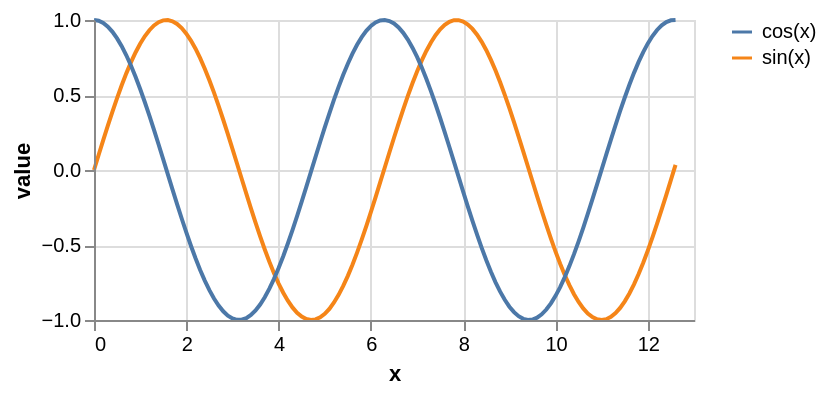

Here is the Vega-Lite specification saved for this chart:
### Vega specification from a JSON file in a GitHub repository (floating-point values rounded to 4 significant figures)
{"$schema": "https://vega.github.io/schema/vega/v5.json", "description": "Plots two functions using a generated sequence.", "autosize": "pad", "padding": 5, "width": 300, "height": 150, "style": "cell", "data": [{"name": "source_0", "transform": [{"type": "sequence", "start": 0, "stop": 12.7, "step": 0.1, "as": "x"}, {"type": "formula", "expr": "sin(datum.x)", "as": "sin(x)"}, {"type": "formula", "expr": "cos(datum.x)", "as": "cos(x)"}, {"type": "fold", "fields": ["sin(x)", "cos(x)"], "as": ["key", "value"]}]}], "marks": [{"name": "pathgroup", "type": "group", "from": {"facet": {"name": "faceted_path_main", "data": "source_0", "groupby": ["key"]}}, "encode": {"update": {"width": {"field": {"group": "width"}}, "height": {"field": {"group": "height"}}}}, "marks": [{"name": "marks", "type": "line", "style": ["line"], "sort": {"field": "datum[\"x\"]"}, "from": {"data": "faceted_path_main"}, "encode": {"update": {"stroke": {"scale": "color", "field": "key"}, "tooltip": {"signal": "{\"x\": format(datum[\"x\"], \"\"), \"value\": format(datum[\"value\"], \"\"), \"key\": datum[\"key\"]}"}, "x": {"scale": "x", "field": "x"}, "y": {"scale": "y", "field": "value"}, "defined": {"signal": "datum[\"x\"] !== null && !isNaN(datum[\"x\"]) && datum[\"value\"] !== null && !isNaN(datum[\"value\"])"}}}}]}], "scales": [{"name": "x", "type": "linear", "domain": {"data": "source_0", "field": "x"}, "range": [0, {"signal": "width"}], "nice": true, "zero": false}, {"name": "y", "type": "linear", "domain": {"data": "source_0", "field": "value"}, "range": [{"signal": "height"}, 0], "nice": true, "zero": true}, {"name": "color", "type": "ordinal", "domain": {"data": "source_0", "field": "key", "sort": true}, "range": "category"}], "axes": [{"scale": "x", "orient": "bottom", "grid": false, "title": "x", "labelFlush": true, "labelOverlap": true, "tickCount": {"signal": "ceil(width/40)"}, "zindex": 1}, {"scale": "x", "orient": "bottom", "gridScale": "y", "grid": true, "tickCount": {"signal": "ceil(width/40)"}, "domain": false, "labels": false, "maxExtent": 0, "minExtent": 0, "ticks": false, "zindex": 0}, {"scale": "y", "orient": "left", "grid": false, "title": "value", "labelOverlap": true, "tickCount": {"signal": "ceil(height/40)"}, "zindex": 1}, {"scale": "y", "orient": "left", "gridScale": "x", "grid": true, "tickCount": {"signal": "ceil(height/40)"}, "domain": false, "labels": false, "maxExtent": 0, "minExtent": 0, "ticks": false, "zindex": 0}], "legends": [{"stroke": "color", "gradientLength": {"signal": "clamp(height, 64, 200)"}, "symbolType": "stroke"}]}
